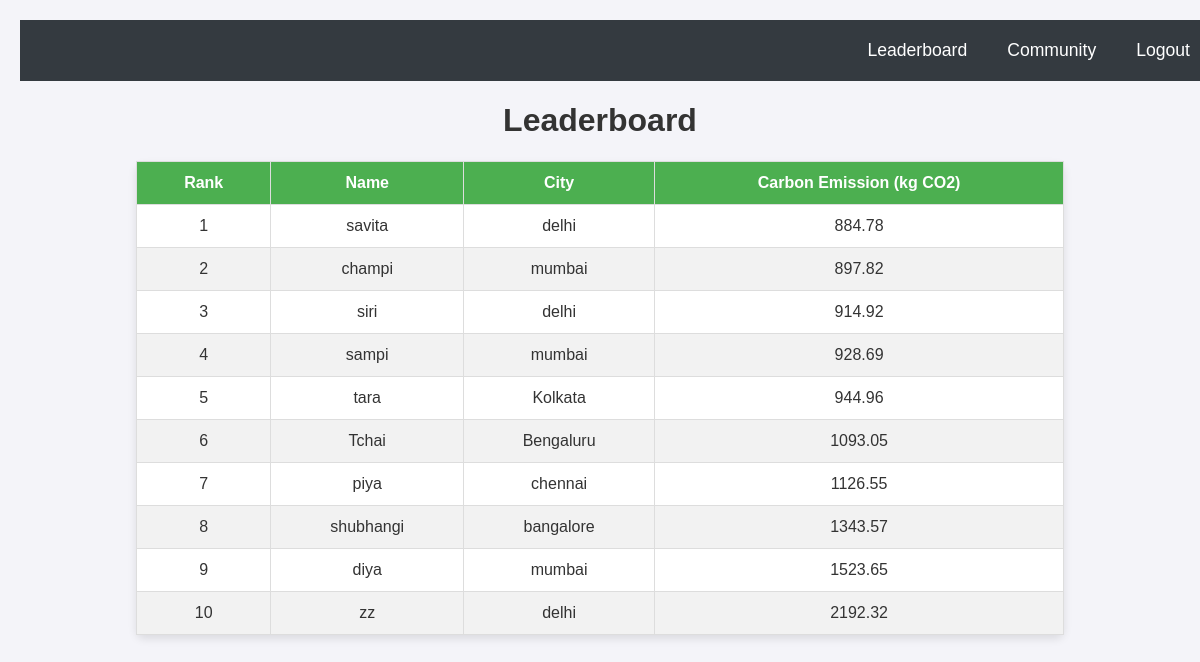
The app's page /leaderboard with its own data.
### app.py (models this page shows)
class User( db.Model):
    id = db.Column(db.Integer, primary_key=True)
    username = db.Column(db.String(80), unique=True, nullable=False)
    password = db.Column(db.String(120), nullable=False)
    email = db.Column(db.String(120), unique=True, nullable=False)
    password = db.Column(db.String(80), nullable=False)
    city = db.Column(db.String(120))
    is_admin = db.Column(db.Boolean, default=False)

### app.py (the view)
@app.route('/leaderboard')
def leaderboard():
    leaderboard_query = db.session.query(
        Leaderboard.user_id, db.func.avg(Leaderboard.carbon_emission).label('avg_emission')
    ).join(User, User.id == Leaderboard.user_id).group_by(Leaderboard.user_id).order_by(db.func.avg(Leaderboard.carbon_emission).asc()).all()
    leaderboard = []
    for idx, (user_id, avg_emission) in enumerate(leaderboard_query):
        user = User.query.get(user_id)
        if user:
            name = session.get('username', user.username if user.username else "Anonymous")
            city = session.get('city', user.city if user.city else "Unknown")
            leaderboard.append({
                "rank": idx + 1,
                "name": name,
                "city": city,
                "carbon_emission": round(avg_emission, 2),
            })
    return render_template('leaderboard.html', leaderboard=leaderboard)

### templates/leaderboard.html (shortened to what this page needs)
<!DOCTYPE html>
<html lang="en">
<head>
</head>
<body>
    <nav class="navbar">
        <ul class="navbar-links">
            <li><a href="/leaderboard">Leaderboard</a></li>
            <li><a href="/community">Community</a></li>
            <li><a href="/logout">Logout</a></li>
        </ul>
    </nav>
    <h1>Leaderboard</h1>
    <table>
        <thead>
            <tr>
                <th>Rank</th>
                <th>Name</th>
                <th>City</th>
                <th>Carbon Emission (kg CO2)</th>
            </tr>
        </thead>
        <tbody>
            {% for user in leaderboard %}
                    <tr>
                        <td>{{ user.rank }}</td>
                        <td>{{ user.name }}</td>
                        <td>{{ user.city }}</td>
                        <td>{{ user.carbon_emission }}</td>
                    </tr>
                {% endfor %}
        </tbody>
    </table>
</body>
</html>

### templates/leaderboard.html (style rules this page uses)
body { font-family: Arial, sans-serif; background-color: #f4f4f9; margin: 0; padding: 20px; }
h1 { text-align: center; color: #333; }
table { width: 80%; margin: 20px auto; border-collapse: collapse; background-color: white; box-shadow: 0 4px 8px rgba(0, 0, 0, 0.1); border-radius: 8px; }
th, td { padding: 12px 20px; text-align: center; border: 1px solid #ddd; }
th { background-color: #4CAF50; color: white; }
tr:nth-child(even) { background-color: #f2f2f2; }
td { font-size: 16px; color: #333; }
.navbar { background-color: #343a40; padding: 20px 20px; width: 100%; display: flex; justify-content: flex-end; margin-bottom: 10px; margin-top: 0; margin-left: 0; }
.navbar-links { list-style-type: none; margin: 0; padding: 0; display: flex; }
.navbar-links li { margin-left: 20px; }
.navbar-links a { color: white; text-decoration: none; font-size: 1.1rem; padding: 5px 10px; }

### records on screen
User: rank "1", name "savita", city "delhi", carbon_emission "884.78"
User: rank "2", name "champi", city "mumbai", carbon_emission "897.82"
User: rank "3", name "siri", city "delhi", carbon_emission "914.92"
User: rank "4", name "sampi", city "mumbai", carbon_emission "928.69"
User: rank "5", name "tara", city "Kolkata", carbon_emission "944.96"
User: rank "6", name "Tchai", city "Bengaluru", carbon_emission "1093.05"
User: rank "7", name "piya", city "chennai", carbon_emission "1126.55"
User: rank "8", name "shubhangi", city "bangalore", carbon_emission "1343.57"
User: rank "9", name "diya", city "mumbai", carbon_emission "1523.65"
User: rank "10", name "zz", city "delhi", carbon_emission "2192.32"
